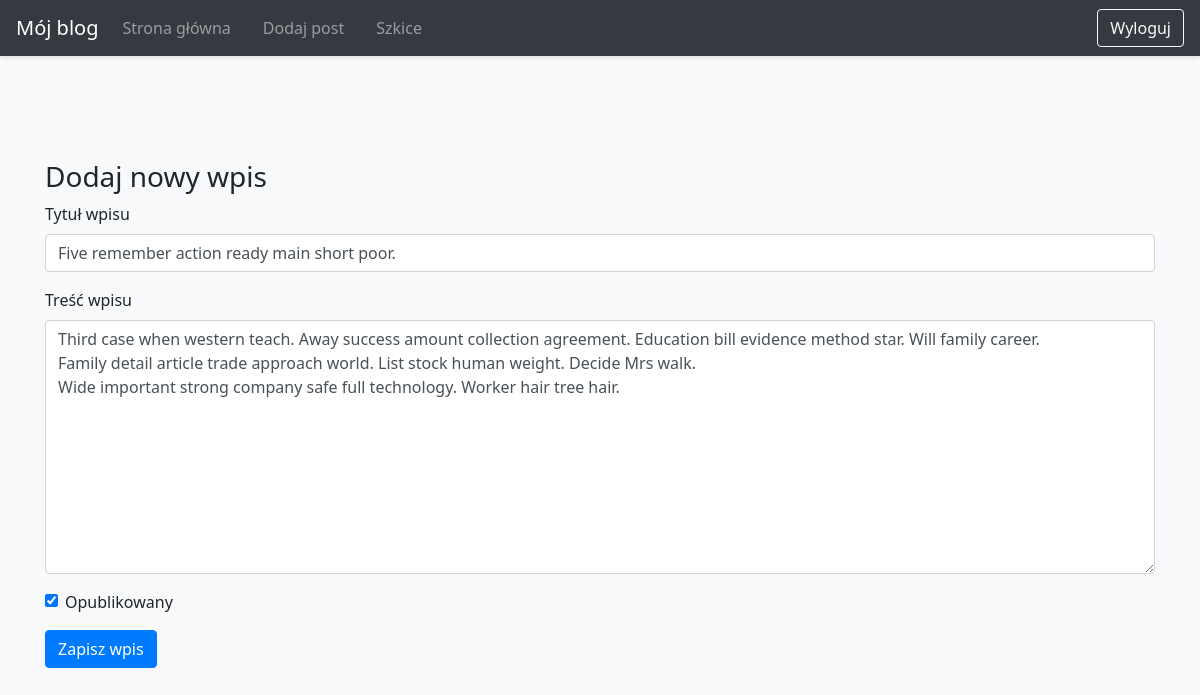
Screenshot of /post/edit/6 (signed in) with the database file from the repository.
### blog/models.py (models this page shows)
class Entry(db.Model):
    id = db.Column(db.Integer, primary_key=True)
    title = db.Column(db.String(80), nullable=False)
    body = db.Column(db.Text, nullable=False)
    pub_date = db.Column(
        db.DateTime,
        nullable=False,
        default=datetime.datetime.utcnow
    )
    is_published = db.Column(db.Boolean, default=False)

### blog/routes.py (the view, shortened to what this page needs)
@app.route("/post/", defaults={'entry_id': None}, methods=["GET", "POST"])
@app.route("/post/edit/<int:entry_id>", methods=["GET", "POST"])
@login_required
def manage_entry(entry_id):
    if entry_id:
        entry = Entry.query.get_or_404(entry_id)
        form = EntryForm(obj=entry)
    else:
        entry = None
        form = EntryForm()
    return render_template("entry_form.html", form=form)

### blog/forms.py
class EntryForm(FlaskForm):
    title = StringField('Tytuł wpisu', validators=[DataRequired()])
    body = TextAreaField('Treść wpisu', validators=[DataRequired()])
    is_published = BooleanField('Opublikowany')
    submit = SubmitField('Zapisz wpis')

### blog/utils.py (called while the page is built)
def login_required(view_func):
    @functools.wraps(view_func)
    def check_permissions(*args, **kwargs):
        if session.get('logged_in'):
            return view_func(*args, **kwargs)
        return redirect(url_for('login', next=request.path))
    return check_permissions

### blog/templates/entry_form.html (shortened to what this page needs)
{% extends "base.html" %}
{% block content %}
<h3>Dodaj nowy wpis</h3>
<form method="POST">
    <div class="form-group">
        {{ form.title.label }}
        {{ form.title(class_="form-control") }}
    </div>
    <div class="form-group">
        {{ form.body.label }}
        {{ form.body(class_="form-control", rows="10") }}
    </div>
    <div class="form-check">
        {{ form.is_published(class_="form-check-input") }}
        {{ form.is_published.label(class_="form-check-label") }}
    </div>
    {{ form.submit(class_="btn btn-primary mt-3") }}
</form>
{% endblock %}

### blog/static/css/style.css (style rules this page uses)
body { padding-top: 5rem; font-family: "Segoe UI", Tahoma, Geneva, Verdana, sans-serif; background-color: #f8f9fa; color: #212529; }
.btn { transition: all 0.2s ease; }
.form-group label { font-weight: 500; }
.form-control { transition: border-color 0.2s ease, box-shadow 0.2s ease; }
.mt-3 { margin-top: 1rem !important; }

### rows the page displays
Entry: title "Five remember action ready main short poor.", body "Third case when western teach. Away success amount collection agreement. Education bill evidence method star. Will family career. Family detail article trade approach world. List stock human weight. Decide Mrs walk. Wide important strong company safe full technology. Worker hair tree hair.", is_published "☑"
